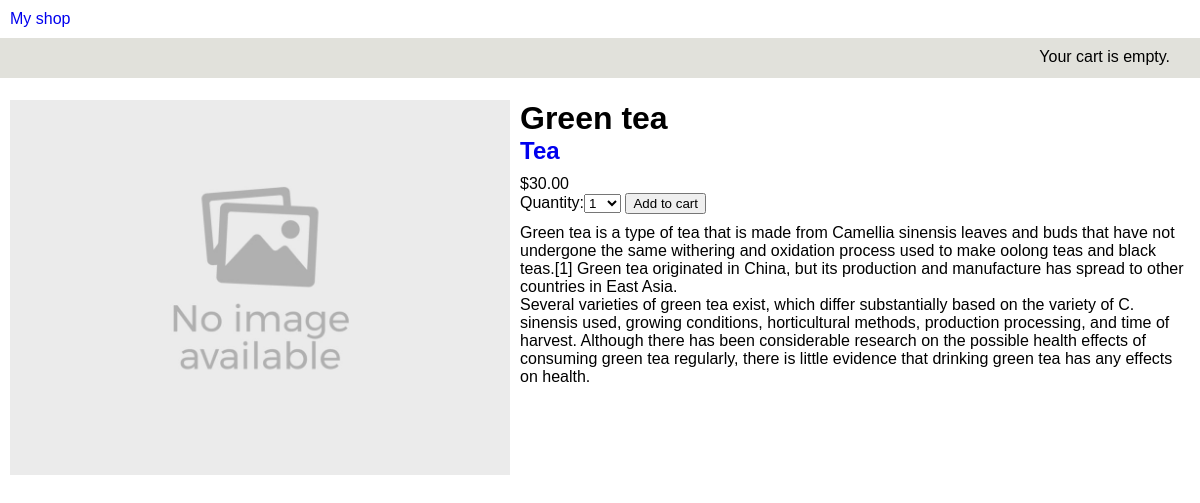
Page /1/green-tea/ on the committed database.
### shop/models.py (models this page shows, shortened)
class Product(models.Model):
    category = models.ForeignKey(Category, on_delete=models.CASCADE, related_name='products')
    name = models.CharField(max_length=200, db_index=True)
    slug = models.SlugField(max_length=200, db_index=True)
    image = models.ImageField(upload_to='products/%Y/%m/%d', blank=True)
    description = models.TextField(blank=True)
    price = models.DecimalField(max_digits=10, decimal_places=2)
    stock = models.PositiveIntegerField()
    available = models.BooleanField(default=True)
    created = models.DateTimeField(auto_now_add=True)
    updated = models.DateTimeField(auto_now=True)
    class Meta:
        ordering = ('name',)
        index_together = (('id', 'slug'),)

class Category(models.Model):
    name = models.CharField(max_length=200, db_index=True)
    slug = models.SlugField(max_length=200, db_index=True, unique=True)
    class Meta:
        ordering = ('name',)
        verbose_name = 'Категория'
        verbose_name_plural = 'Категории'
    def __str__(self):
        return self.name
    def get_absolute_url(self):
        return reverse('shop:product_list_by_category', args=[self.slug])

### shop/views.py (the view)
# urls.py: re_path(r'^(?P<pk>\d+)/(?P<slug>[-\w]+)/$', views.product_detail, name='product_detail'),
def product_detail(request, pk, slug):
    product = get_object_or_404(Product,
                                pk=pk,
                                slug=slug,
                                available=True)
    cart_product_form = CartAddProductForm()
    return render(request, 'shop/product/detail.html', {'product': product,
                                                        'cart_product_form': cart_product_form})

### cart/forms.py
class CartAddProductForm(forms.Form):
    quantity = forms.TypedChoiceField(choices=PRODUCT_QUANTITY_CHOICES, coerce=int)
    update = forms.BooleanField(required=False, initial=False, widget=forms.HiddenInput)

### cart/cart.py (called while the page is built)
    def __len__(self):
        return sum(item['quantity'] for item in self.cart.values())

### cart/context_processors.py (called while the page is built)
def cart(request):
    return {'cart': Cart(request)}

### templates/shop/product/detail.html (shortened to what this page needs)
{% extends "shop/base.html" %}
{% load static %}
{% block content %}
    <div class="product-detail">
        <img src="{% if product.image %}{{ product.image.url }}{% else %}{% static "img/no_image.jpg" %}{% endif %}" alt="">
        <div class="product-detail-description">
            <h1>{{ product.name }}</h1>
            <h2><a href="{{ product.category.get_absolute_url }}">{{ product.category }}</a></h2>
            <p class="price">${{ product.price }}</p>
            <form action="{% url "cart:cart_add" product.id %}" method="post">
                {{ cart_product_form }}
                <input type="submit" value="Add to cart">
            </form>
            {{ product.description|linebreaks }}
        </div>
    </div>
{% endblock %}

### static/css/base.css (style rules this page uses)
* { margin: 0; font-family: Verdana, sans-serif; }
body, html { height: 100%; min-width: 320px; }
.product-detail { display: flex; margin: 0 10px 10px 10px; }
.product-detail-description { margin-left: 10px; }
.product-detail-description p { margin-top: 10px; }
.product-detail img { width: 500px; }
a { text-decoration: none; }

### rows in the picture
Product: name "Green tea", category "Tea", price "30.00", description "Green tea is a type of tea that is made from Camellia sinensis leaves and buds that have not undergone the same withering and oxidation process used to make oolong teas and black teas.[1] Green tea originated in China, but its production and manufacture has spread to other countries in East Asia. Several varieties of green tea exist, which differ substantially based on the variety of C. sinensis used, growing conditions, horticultural methods, production processing, and time of harvest. Although there has been considerable research on the possible health effects of consuming green tea regularly, there is little evidence that drinking green tea has any effects on health."
